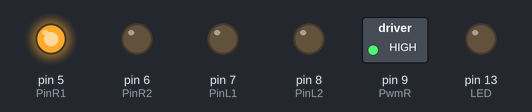
The sketch below on a simulated Arduino Uno, built with avr-gcc and run on an emulated ATmega328P. On the bench: switched loads named in the sketch (green lamp = pin HIGH), output pins drawn as LEDs (lit = HIGH).

Above: at 0.1 s.
Timing chart, 0 to 1.6 s (numbered marks = the images above):
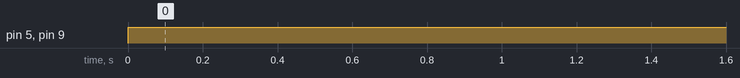

Measured:
- by itself, pin 5 (PinR1), pin 9 (PwmR): LOW → HIGH at 0.00 s

The sketch:

motor.ino
```cpp
float pwm = 255;          // value of Pulse Width Modulation  to ENA ENB
long a = 1;             // L298N to IN 1 to 4
long b =0;             //
const int PinR1 = 5;    //  arduino  pin 5 to l298  pin IN4
const int PinR2 = 6;    //  arduino  pin 6 to l298  pin IN3
const int PinL1 = 7;    //  arduino  pin 7 to l298  pin IN1
const int PinL2 = 8;    //  arduino  pin 8 to l298  pin IN2
const int PwmR  = 9;    //  arduino  pin 9 to l298  pin ENB
const int PwmL  = 10;   //  arduino  pin 10 to l298  pin ENA
const int LED  = 13;
//****************************************************************************************************************************************************

void setup(){
      pinMode(PinR1,OUTPUT);
      pinMode(LED,OUTPUT);

      pinMode(PinR2,OUTPUT);
      pinMode(PinL1,OUTPUT);
      pinMode(PinL2,OUTPUT);
//**********************************************************************************************************************************************************
}
    // initialize serial communication

void loop() {


              analogWrite(PwmR, pwm);
              digitalWrite(PinR1, a);
              digitalWrite(PinR2 ,b);


}
```
